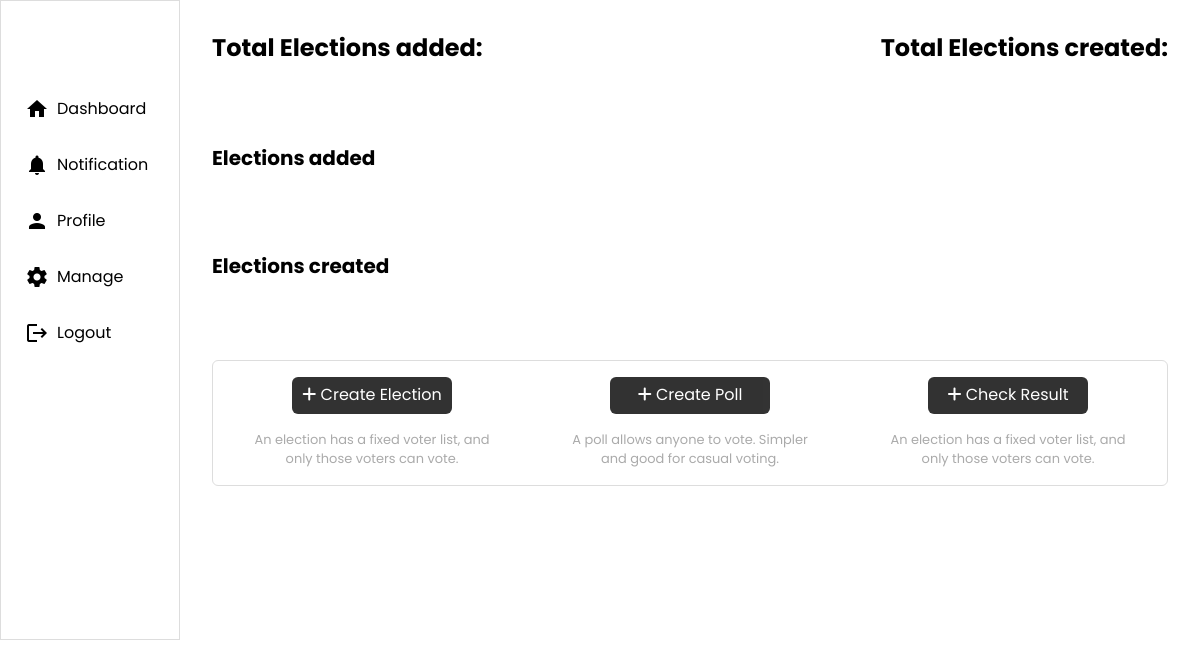
The app's page / (signed in), older data.
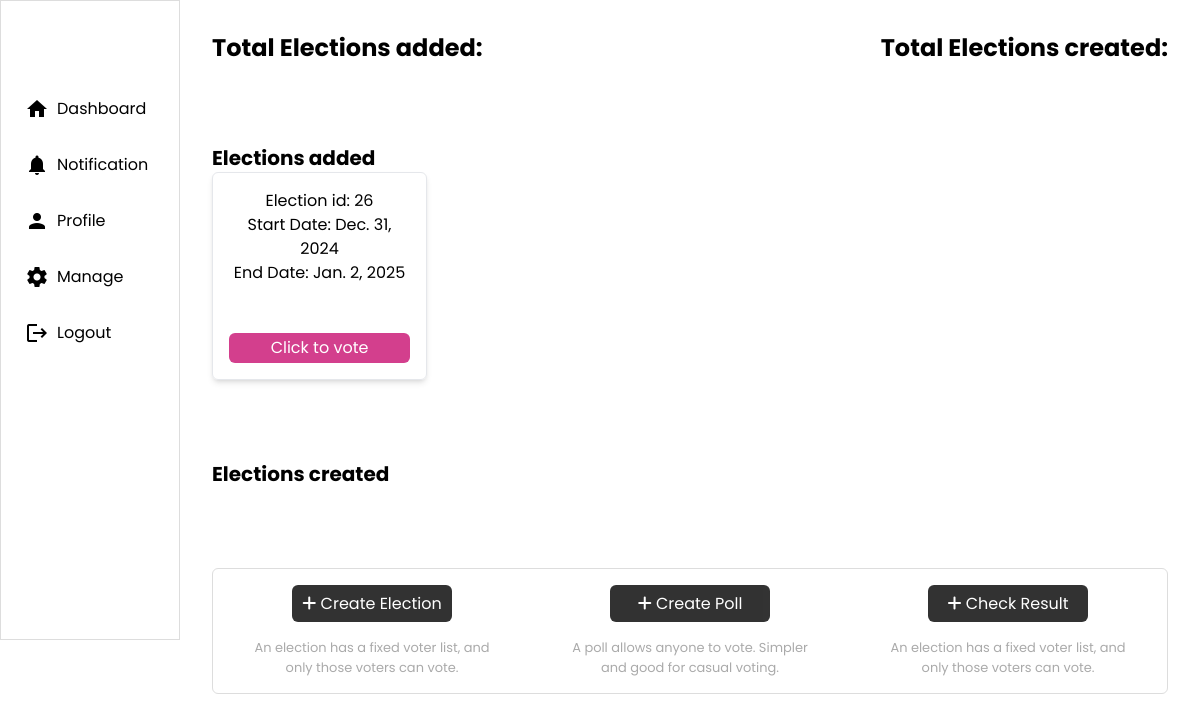
The same page, newer data.
### mainpages/models.py (models this page shows, shortened)
class VoterEligibility(models.Model):
    user = models.ForeignKey(User, on_delete=models.CASCADE, related_name="eligibilities") #user with more election he's eligible to
    election = models.ForeignKey(Election, on_delete=models.CASCADE, related_name="eligible_voters")
    class Meta:
        unique_together = ('user', 'election') # Ensures no duplicate entries for the same user and election

class Election(models.Model):
    title = models.CharField(max_length=255)  # Add max_length for CharField
    description = models.TextField()
    start_date = models.DateField()
    end_date = models.DateField()

### authentication/views.py (the view)
# urls.py: path('',home,name='home'),
def home(request):
    print("Request User (username):", request.user.username)
    active_elections = election_list(request)
    return render(request, 'mainpages/home.html',{'active_elections':active_elections})

### mainpages/views.py (called while the page is built)
def election_list(request):
    print(VoterEligibility.objects.filter(
        election__start_date__lte=timezone.now(),
        election__end_date__gt=timezone.now()
    )
)
    return VoterEligibility.objects.filter(
        user=request.user.id,
        election__start_date__lte=timezone.now(),
        election__end_date__gt=timezone.now()
    )

### mainpages/templates/mainpages/home.html (shortened to what this page needs)
{% load static tailwind_tags %}
<!DOCTYPE html>
<html lang="en">
<head>
    {% block linkCSS%}
    <link href="https://cdnjs.cloudflare.com/ajax/libs/font-awesome/6.0.0-beta3/css/all.min.css" rel="stylesheet">
    {% endblock %}
    {% tailwind_css %}
</head>
<body>
    {% block navbar %}
    {% if user.is_authenticated %}
    <div class="flex">
    <nav class="max-w-[15%] w-full  h-[40rem] border-[1px] border-solid border-[#ddd] flex flex-col pt-[5rem] px-[1rem]">
        <div class="flex gap-[0.5rem] justify-left my-[0.5rem] cursor-pointer hover:bg-[#ddd] rounded-md p-[0.5rem]" onclick="window.location.href='/'">
            <span class="material-icons">home</span>
            <p>Dashboard</p>
        </div>
        <div class="flex gap-[0.5rem] justify-left my-[0.5rem] cursor-pointer hover:bg-[#ddd] rounded-md p-[0.5rem]">
            <span class="material-icons">notifications</span>
            <p>Notification</p>
        </div>
        <div class="flex gap-[0.5rem] justify-left my-[0.5rem] cursor-pointer hover:bg-[#ddd] rounded-md p-[0.5rem]">
            <span class="material-icons">person</span>
            <p>Profile</p>
        </div>
        <div class="flex gap-[0.5rem] justify-left my-[0.5rem] cursor-pointer hover:bg-[#ddd] rounded-md p-[0.5rem]">
            <span class="material-icons">settings</span>
            <p>Manage</p>
        </div>
        <div class="flex gap-[0.5rem] justify-left my-[0.5rem] cursor-pointer hover:bg-[#ddd] rounded-md p-[0.5rem]" onclick="window.location.href='/logout/'">
            <span class="material-icons">logout</span>
            <p>Logout</p>
        </div>
    </nav>
    {% block otherPages %}
    <main class="w-full p-[2rem]">
        <div class="flex justify-between">
            <h1 class="text-2xl font-bold tracking-normal">Total Elections added: </h1>
            <h1 class="text-2xl font-bold tracking-normal">Total Elections created: </h1>
        </div>
        <h1 class="text-xl font-bold relative top-[5rem]">Elections added</h1>
        <div class="my-[5rem] grid grid-cols-4 gap-[2rem]">
            {% for eligibility in active_elections %}
                <div class="border-[1px] border-solid p-[1rem] shadow-md  rounded-md text-center">
                <span>Election id: {{ eligibility.election.id }}</span>
                <p>Start Date: {{ eligibility.election.start_date }}</p>
                <p>End Date: {{ eligibility.election.end_date }}</p>
                <a href="{% url 'election-detail' eligibility.election.id %}" class="block mt-[3rem] bg-[#d33f8d] p-[0.2rem] text-white rounded-md">Click to vote</a>
            </div>
            {% endfor %}
        </div>
        <div class="my-[5rem] text-xl font-bold">
            <h1>Elections created</h1>
        </div>
        <div class="flex list-none justify-around border-[1px] border-[#ddd] rounded-md py-[1rem] ">
            <li class="text-center">
                <button class="bg-black opacity-[0.8] hover:opacity-[1] text-white p-[0.4rem] rounded-md w-[10rem] mb-[1rem]" onclick="window.location.href='election-create'"><i class="fas fa-plus"></i> Create Election</button>
                <p class="w-[15rem] text-[0.81rem] text-[#aaa]">An election has a fixed voter list, and only those voters can vote.</p>
            </li>
            <li class="text-center">
                <button class="bg-black opacity-[0.8] hover:opacity-[1] text-white p-[0.4rem] rounded-md w-[10rem] mb-[1rem]"><i class="fas fa-plus"></i> Create Poll</button>
                <p class="w-[15rem] text-[0.81rem] text-[#aaa]">A poll allows anyone to vote. Simpler and good for casual voting.</p>
            </li>
               <li class="text-center">
                <button class="bg-black opacity-[0.8] hover:opacity-[1] text-white p-[0.4rem] rounded-md w-[10rem] mb-[1rem]"><i class="fas fa-plus"></i> Check Result</button>
                <p class="w-[15rem] text-[0.81rem] text-[#aaa]">An election has a fixed voter list, and only those voters can vote.</p>
            </li>
        </div>
    </main>
    {% endblock %}
</div>
    {% else %}
     <script>
        window.location.href = "{% url 'login' %}"
     </script>
    {% endif %}
    {% endblock %}
</body>
</html>

### mainpages/templates/mainpages/home.html (style rules this page uses)
body { font-family: 'Poppins', sans-serif !important; overflow: hidden; }

Row changes from the older to the newer data that the page shows:
added VoterEligibility: election.id "26", election.start_date "Dec. 31, 2024", election.end_date "Jan. 2, 2025"
